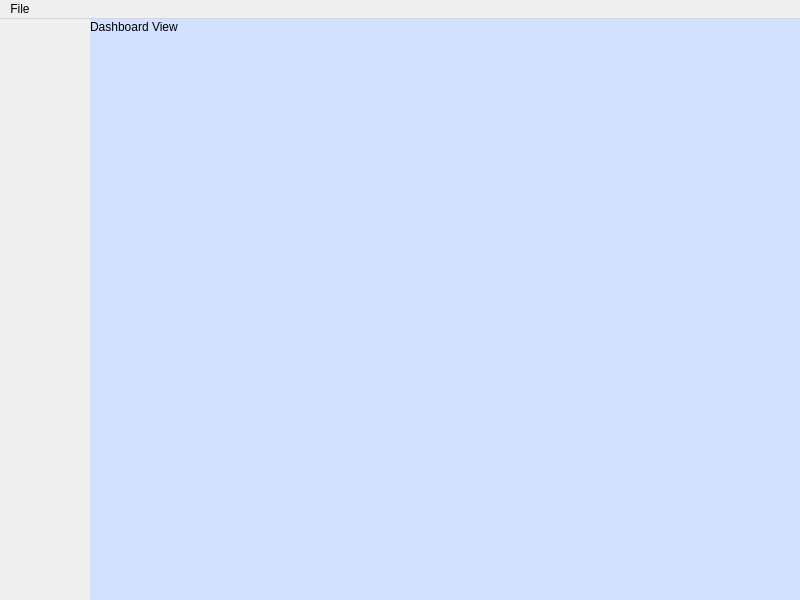
<?xml version="1.0" encoding="UTF-8"?>
<ui version="4.0">
 <class>MainWindow</class>
 <widget class="QMainWindow" name="MainWindow">
  <property name="geometry">
   <rect>
    <x>0</x>
    <y>0</y>
    <width>800</width>
    <height>600</height>
   </rect>
  </property>
  <property name="sizePolicy">
   <sizepolicy hsizetype="Expanding" vsizetype="Expanding">
    <horstretch>0</horstretch>
    <verstretch>0</verstretch>
   </sizepolicy>
  </property>
  <property name="windowTitle">
   <string>FastFoodFinder</string>
  </property>
  <property name="windowIcon">
   <iconset resource="../../res.qrc">
    <normaloff>:/res/fff128.png</normaloff>:/res/fff128.png</iconset>
  </property>
  <widget class="QWidget" name="centralwidget">
   <property name="sizePolicy">
    <sizepolicy hsizetype="Expanding" vsizetype="Expanding">
     <horstretch>0</horstretch>
     <verstretch>0</verstretch>
    </sizepolicy>
   </property>
   <widget class="QStackedWidget" name="mainViews">
    <property name="geometry">
     <rect>
      <x>90</x>
      <y>0</y>
      <width>711</width>
      <height>701</height>
     </rect>
    </property>
    <property name="sizePolicy">
     <sizepolicy hsizetype="Expanding" vsizetype="Preferred">
      <horstretch>0</horstretch>
      <verstretch>0</verstretch>
     </sizepolicy>
    </property>
    <property name="currentIndex">
     <number>0</number>
    </property>
    <widget class="QWidget" name="dashboardView">
     <property name="styleSheet">
      <string notr="true">.QWidget { background-color: #D2E1FF; }</string>
     </property>
     <widget class="QLabel" name="label_3">
      <property name="geometry">
       <rect>
        <x>0</x>
        <y>0</y>
        <width>100</width>
        <height>16</height>
       </rect>
      </property>
      <property name="sizePolicy">
       <sizepolicy hsizetype="Expanding" vsizetype="Expanding">
        <horstretch>0</horstretch>
        <verstretch>0</verstretch>
       </sizepolicy>
      </property>
      <property name="text">
       <string>Dashboard View</string>
      </property>
     </widget>
    </widget>
    <widget class="QWidget" name="planTripView">
     <property name="styleSheet">
      <string notr="true">.QWidget { background-color: #99C2E8; }</string>
     </property>
     <widget class="QLabel" name="label">
      <property name="geometry">
       <rect>
        <x>0</x>
        <y>0</y>
        <width>87</width>
        <height>16</height>
       </rect>
      </property>
      <property name="text">
       <string>Plan Trip View</string>
      </property>
      <property name="scaledContents">
       <bool>false</bool>
      </property>
     </widget>
    </widget>
    <widget class="QWidget" name="viewRestaurantView">
     <property name="styleSheet">
      <string notr="true">.QWidget { background-color: #7DD8FF; }</string>
     </property>
     <widget class="QWidget" name="restaurantList" native="true">
      <property name="geometry">
       <rect>
        <x>520</x>
        <y>0</y>
        <width>191</width>
        <height>581</height>
       </rect>
      </property>
     </widget>
     <widget class="QWidget" name="restaurantList_2" native="true">
      <property name="geometry">
       <rect>
        <x>110</x>
        <y>190</y>
        <width>391</width>
        <height>191</height>
       </rect>
      </property>
     </widget>
     <widget class="QLabel" name="label_2">
      <property name="geometry">
       <rect>
        <x>240</x>
        <y>20</y>
        <width>141</width>
        <height>41</height>
       </rect>
      </property>
      <property name="text">
       <string>Current restaurant distance:</string>
      </property>
     </widget>
     <widget class="QLabel" name="restaurant_distance">
      <property name="geometry">
       <rect>
        <x>240</x>
        <y>60</y>
        <width>47</width>
        <height>13</height>
       </rect>
      </property>
      <property name="text">
       <string>none</string>
      </property>
     </widget>
    </widget>
    <widget class="QWidget" name="inventoryManageView">
     <property name="styleSheet">
      <string notr="true">.QWidget { background-color: #98DFE8; }</string>
     </property>
     <widget class="QLabel" name="label_4">
      <property name="geometry">
       <rect>
        <x>0</x>
        <y>0</y>
        <width>111</width>
        <height>16</height>
       </rect>
      </property>
      <property name="text">
       <string>Admin Tools</string>
      </property>
     </widget>
    </widget>
   </widget>
   <widget class="QWidget" name="NavBarWidget" native="true">
    <property name="geometry">
     <rect>
      <x>0</x>
      <y>0</y>
      <width>220</width>
      <height>581</height>
     </rect>
    </property>
    <property name="sizePolicy">
     <sizepolicy hsizetype="Fixed" vsizetype="Fixed">
      <horstretch>0</horstretch>
      <verstretch>0</verstretch>
     </sizepolicy>
    </property>
   </widget>
   <zorder>NavBarWidget</zorder>
   <zorder>mainViews</zorder>
  </widget>
  <widget class="QMenuBar" name="menubar">
   <property name="geometry">
    <rect>
     <x>0</x>
     <y>0</y>
     <width>800</width>
     <height>20</height>
    </rect>
   </property>
   <widget class="QMenu" name="menuFile">
    <property name="title">
     <string>File</string>
    </property>
    <addaction name="separator"/>
    <addaction name="actionLogout"/>
   </widget>
   <addaction name="menuFile"/>
  </widget>
  <action name="actionLogout">
   <property name="text">
    <string>Logout</string>
   </property>
  </action>
 </widget>
 <resources>
  <include location="../../res.qrc"/>
 </resources>
 <connections/>
 <slots>
  <slot>navToggle()</slot>
 </slots>
</ui>
